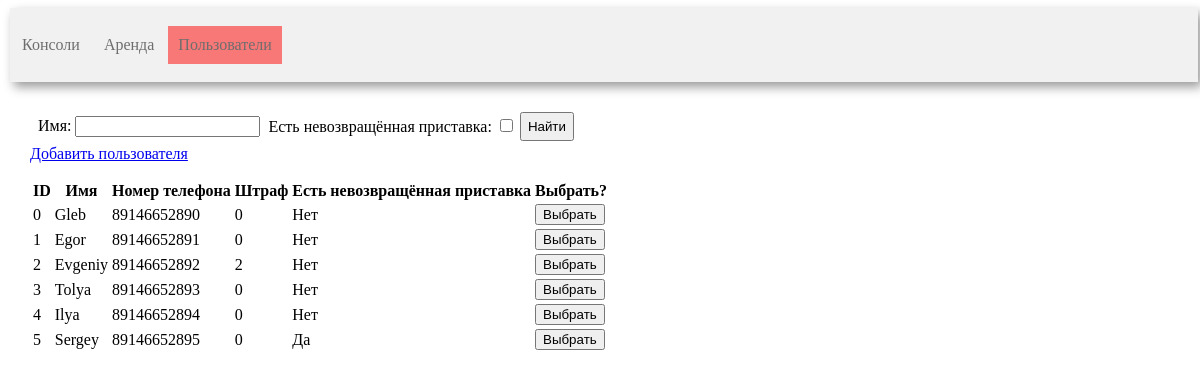
Screenshot of /users with the database file from the repository.
### tables this page shows
CREATE TABLE USERS(
  UserID INTEGER  NOT NULL PRIMARY key,
  PhoneNumber TEXT NOT NULL,
  Name TEXT NOT NULL,
  Penalty INTEGER,
  HasRented bit
);

### controllers/users.py (the view)
@app.route('/users',methods=['get'])
def users():
    conn = get_db_connection()
    if request.values.get("console_id")!=None:
        session["console_id"] = request.values.get("console_id")
    if request.values.get("user_id")!=None:
        session["user_id"] = request.values.get("user_id")
    user_name=request.values.get('user_name')
    has_rented=request.values.get('has_rented')
    usrs = get_user_search(conn,user_name,has_rented)
    html = render_template(
        "users.html",
        hasRented=has_rented,
        userName=user_name,
        users=usrs,
        len=len
    )
    return html

### models/users_model.py (called while the page is built, shortened)
def get_user_search(conn, name = "", has_rented = False):
    if name==None:
        name=''
    command = '''
    SELECT UserID as ID, Name as Имя,
    PhoneNumber as "Номер телефона",
    Penalty as Штраф,
    IIF(HasRented==1,'Да','Нет') as "Есть невозвращённая приставка"
    from USERS'''
    return pandas.read_sql(command, conn)

### utils.py (called while the page is built)
def get_db_connection():
    return sqlite3.connect('rentdb.sqlite')

### templates/users.html (shortened to what this page needs)
<!DOCTYPE HTML>
<html>
<head>
    <link rel="stylesheet" type="text/css" href="/static/css/main.css" />
        {% macro render_table(table_name, relation, id) %}
        <table>
            <tr>
                {% for name in relation.dtypes.index %}
                {% if name != id%}
                <th>{{name}}</th>
                {% endif %}
                {% endfor %}
                <th>Выбрать?</th>
            </tr>
            <tbody>
                {% for i in range(relation.__len__()) %}
                <tr>
                    {% for name in relation.dtypes.index %}
                    <td> {{ relation.loc[i, name] }} </td>
                    {% endfor %}
                    <td><form action="{{url_for('rents')}}" method="get">
                        <input type="submit" value="Выбрать">
                    </form></td>
                </tr>
                {% endfor %}
            </tbody>
        </table>
        {% endmacro %}
</head>
<body>
    <div class="menu">
        <ul>
            <li ><a href="{{url_for('index')}}">Консоли</a></li>
           <li ><a href="{{url_for('rents')}}">Аренда</a></li>
            <li class="active"><a href="{{url_for('users')}}">Пользователи</a></li>
        </ul>
    </div>
    <div class="block">
        <p>
              <form method="get" id="search">
                <div>
                    Имя:
                    <input type="text" name="user_name" value={{userName if userName!=None else ""}}>
                </div>
                <div>
                    Есть невозвращённая приставка:
                    <input type="checkbox" name="has_rented" {{'checked="checked"' if hasRented else ""}}>
                </div>
                <input type="submit" value="Найти">
               </form>
            <a href="#zatemnenie">Добавить пользователя</a>
        </p>
        {{ render_table("Пользователи",users, "") }}
    </div>
</body>
</html>

### static/css/main.css (style rules this page uses)
.menu { background-color: #f1f1f1; box-shadow: 4px 5px 10px rgba(0, 0, 0, 0.4); width: 100%; }
.menu li { display: inline-block; vertical-align: top; padding: 10px; color: #6f6d6d; }
.menu a { text-decoration: none; color: #6f6d6d; }
.menu ul { padding: 0px; }
.active { background-color: #f87777; color: #f8f8f8; }
.block { padding: 10px 20px; }
#search { display: flex; padding: 2px; margin: 2px; }
div { padding: 2px; margin: 2px; }

### rows the page displays
USERS: Name "Gleb" "89146652890"
USERS: Name "Egor" "89146652891"
USERS: Name "Evgeniy" "89146652892"
USERS: Name "Tolya" "89146652893"
USERS: Name "Ilya" "89146652894"
USERS: Name "Sergey" "89146652895"

### other values shown
{{ name }} "ID" "Имя" "Номер телефона" "Штраф" "Есть невозвращённая приставка"
{{ relation.loc[i, name] }} "0" "0" "Нет" "1" "0" "Нет" "2" "2" "Нет" "3" "0" "Нет" "4" "0" "Нет" "5" "0" "Да"
